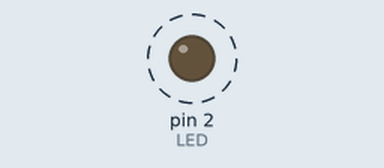
Recording of a sketch running on a simulated Arduino Uno, built with avr-gcc and run on an emulated ATmega328P. On the bench: output pins drawn as LEDs (lit = HIGH). Dashed ring = blinking. What the sketch prints to the serial monitor is not drawn.

Above: at 0.5 s.
Timing chart, 0 to 4.6 s (numbered marks = the images above):
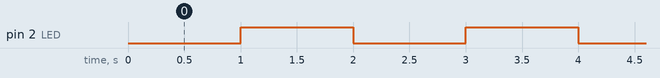

Measured:
- by itself, pin 2 (LED): alternates HIGH for 1.0 s and LOW for 1.0 s

The sketch:

ESP8266_builtin_LED.ino
```cpp
/*
  ESP8266 Blink
  Blink the blue LED on the ESP-12 module

  The blue LED on the ESP-12 module is connected to GPIO2
  (which is also the TXD pin; so we cannot use Serial.print() at the same time)
*/
#include <EEPROM.h>

#define LED 2   //Define connection of LED
#define D4  16 //Switch
unsigned long tok = 0;
boolean settingMode;

struct WifiCreds
{
  char ssid[30] = "";
  char pass[30] = "";
  boolean reset_status = false;
} apdata;


void setup() {
  Serial.begin(115200);
  //EEPROM.begin(513);
  //pinMode(LED,INPUT);
  pinMode(LED,OUTPUT);
  pinMode(D4, INPUT);
  //attachInterrupt(D4, highInterrupt, RISING);
  //digitalWrite(D4, HIGH);
  /*
  EEPROM.get(0, apdata);
    if (apdata.reset_status) {
      settingMode = true;
      apdata.reset_status = false;
      setupMode();
    }
    else {
      if (restoreConfig())
      {
        if (checkConnection())
        {
          settingMode = false;
        }
        else
        {
          settingMode = true;
          setupMode();
        }
      }
    }
    */
}
/*
void highInterrupt()
{
  Serial.println("_OK_");
  //led = LOW;
  attachInterrupt(D4, highInterrupt, FALLING);
  Serial.println("O_K_");

  for (int i = 0; i < 513; ++i)
  {
    EEPROM.write(i, 0);
    ++tok;
  }
  EEPROM.commit();
  if (tok == 513)
  {
    Serial.println("EEPROM killed correctly");
  }
  Serial.println("clear");
  apdata.reset_status = true;
  EEPROM.put(0, apdata);
  EEPROM.commit();
  Serial.println("2 Reset Status: " + apdata.reset_status);
  //setupMode();
}
*/

// the loop function runs over and over again forever
void loop()
{
  digitalWrite(LED, LOW);
  digitalWrite(D4, HIGH);// Turn the LED on (Note that LOW is the voltage level but actually the LED is on; this is because it is active low on the ESP-12)
  Serial.print("LED on :.)");
  delay(1000);              // Wait for a second
  digitalWrite(LED, HIGH);
  digitalWrite(D4, LOW);// Turn the LED off by making the voltage HIGH
  Serial.print("LED off :.(");
  delay(1000); // Wait for two seconds (to demonstrate the active low LED)
}
```
